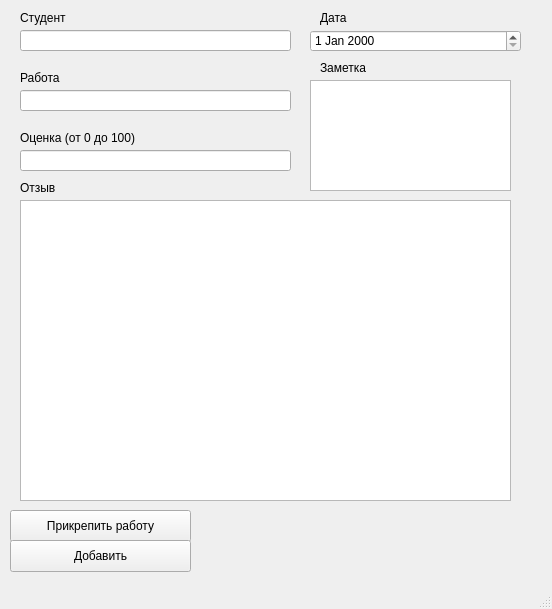
<?xml version="1.0" encoding="UTF-8"?>
<ui version="4.0">
 <class>MainWindow</class>
 <widget class="QMainWindow" name="MainWindow">
  <property name="geometry">
   <rect>
    <x>0</x>
    <y>0</y>
    <width>552</width>
    <height>609</height>
   </rect>
  </property>
  <property name="windowTitle">
   <string>Оценить</string>
  </property>
  <widget class="QWidget" name="centralwidget">
   <widget class="QLabel" name="label">
    <property name="geometry">
     <rect>
      <x>20</x>
      <y>10</y>
      <width>58</width>
      <height>16</height>
     </rect>
    </property>
    <property name="text">
     <string>Студент</string>
    </property>
   </widget>
   <widget class="QLabel" name="label_2">
    <property name="geometry">
     <rect>
      <x>20</x>
      <y>70</y>
      <width>58</width>
      <height>16</height>
     </rect>
    </property>
    <property name="text">
     <string>Работа</string>
    </property>
   </widget>
   <widget class="QLabel" name="label_3">
    <property name="geometry">
     <rect>
      <x>20</x>
      <y>130</y>
      <width>58</width>
      <height>16</height>
     </rect>
    </property>
    <property name="text">
     <string/>
    </property>
   </widget>
   <widget class="QLabel" name="label_4">
    <property name="geometry">
     <rect>
      <x>20</x>
      <y>130</y>
      <width>141</width>
      <height>16</height>
     </rect>
    </property>
    <property name="text">
     <string>Оценка (от 0 до 100)</string>
    </property>
   </widget>
   <widget class="QLineEdit" name="lineEdit">
    <property name="geometry">
     <rect>
      <x>20</x>
      <y>150</y>
      <width>271</width>
      <height>21</height>
     </rect>
    </property>
   </widget>
   <widget class="QLabel" name="label_5">
    <property name="geometry">
     <rect>
      <x>20</x>
      <y>180</y>
      <width>58</width>
      <height>16</height>
     </rect>
    </property>
    <property name="text">
     <string>Отзыв</string>
    </property>
   </widget>
   <widget class="QTextEdit" name="textEdit">
    <property name="geometry">
     <rect>
      <x>20</x>
      <y>200</y>
      <width>491</width>
      <height>301</height>
     </rect>
    </property>
   </widget>
   <widget class="QPushButton" name="pushButton">
    <property name="geometry">
     <rect>
      <x>10</x>
      <y>510</y>
      <width>181</width>
      <height>32</height>
     </rect>
    </property>
    <property name="text">
     <string>Прикрепить работу</string>
    </property>
   </widget>
   <widget class="QDateEdit" name="dateEdit">
    <property name="geometry">
     <rect>
      <x>310</x>
      <y>30</y>
      <width>211</width>
      <height>22</height>
     </rect>
    </property>
   </widget>
   <widget class="QLabel" name="label_6">
    <property name="geometry">
     <rect>
      <x>320</x>
      <y>10</y>
      <width>58</width>
      <height>16</height>
     </rect>
    </property>
    <property name="text">
     <string>Дата</string>
    </property>
   </widget>
   <widget class="QLabel" name="label_7">
    <property name="geometry">
     <rect>
      <x>320</x>
      <y>60</y>
      <width>58</width>
      <height>16</height>
     </rect>
    </property>
    <property name="text">
     <string>Заметка</string>
    </property>
   </widget>
   <widget class="QPushButton" name="pushButton_2">
    <property name="geometry">
     <rect>
      <x>10</x>
      <y>540</y>
      <width>181</width>
      <height>32</height>
     </rect>
    </property>
    <property name="text">
     <string>Добавить</string>
    </property>
   </widget>
   <widget class="QLineEdit" name="lineEdit_2">
    <property name="geometry">
     <rect>
      <x>20</x>
      <y>30</y>
      <width>271</width>
      <height>21</height>
     </rect>
    </property>
   </widget>
   <widget class="QLineEdit" name="lineEdit_3">
    <property name="geometry">
     <rect>
      <x>20</x>
      <y>90</y>
      <width>271</width>
      <height>21</height>
     </rect>
    </property>
   </widget>
   <widget class="QTextEdit" name="textEdit_2">
    <property name="geometry">
     <rect>
      <x>310</x>
      <y>80</y>
      <width>201</width>
      <height>111</height>
     </rect>
    </property>
   </widget>
  </widget>
  <widget class="QStatusBar" name="statusbar"/>
 </widget>
 <resources/>
 <connections/>
</ui>
